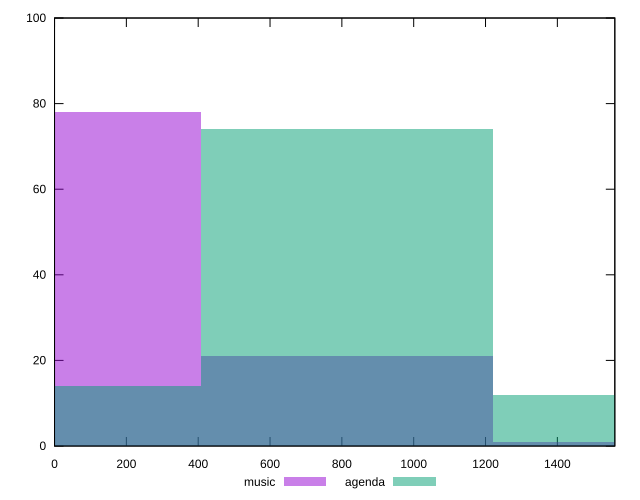

The script that saved this image:
reset

$music <<EOF
0 78
813.1723263342428 21
1626.3446526684857 1
EOF

$agenda <<EOF
813.1723263342428 74
1626.3446526684857 12
0 14
EOF

set key outside below
set boxwidth 813.1723263342428
set xrange [0:1560]
set yrange [0:100]
set trange [0:100]
set style fill transparent solid 0.5 noborder
set terminal svg size 640, 500 enhanced background rgb 'white'
set output "report/report_00029_2021-02-24T13-36-40.390Z/uses-http2/comparison/histogram/0_vs_1.svg"

plot $music title "music" with boxes, \
     $agenda title "agenda" with boxes

reset
